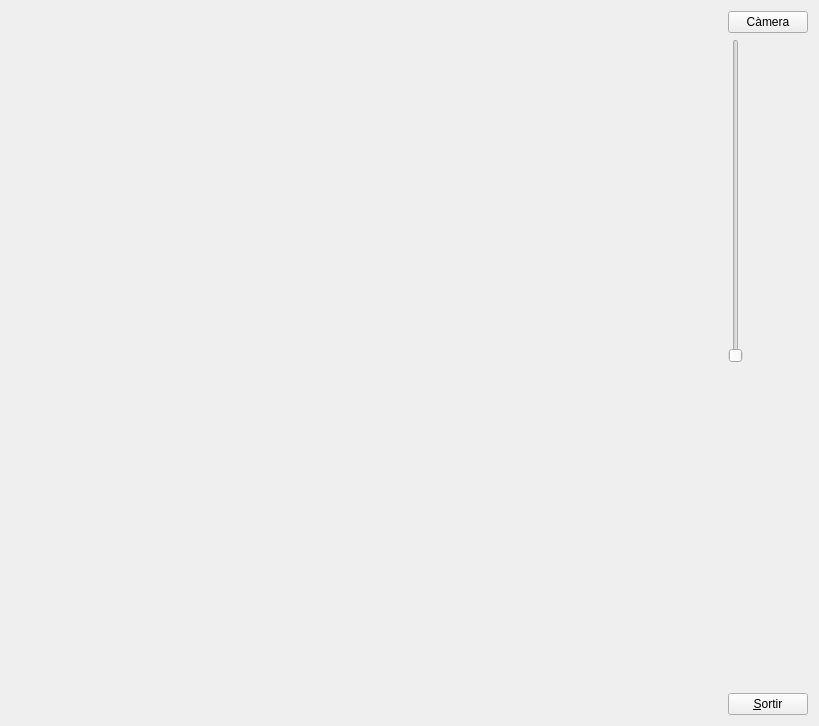
<?xml version="1.0" encoding="UTF-8"?>
<ui version="4.0">
 <class>MyForm</class>
 <widget class="QWidget" name="MyForm">
  <property name="geometry">
   <rect>
    <x>0</x>
    <y>0</y>
    <width>819</width>
    <height>726</height>
   </rect>
  </property>
  <property name="windowTitle">
   <string>IDI-Lab</string>
  </property>
  <layout class="QHBoxLayout" name="horizontalLayout">
   <item>
    <widget class="NouGLWidget" name="widget" native="true">
     <property name="sizePolicy">
      <sizepolicy hsizetype="Expanding" vsizetype="Expanding">
       <horstretch>0</horstretch>
       <verstretch>0</verstretch>
      </sizepolicy>
     </property>
    </widget>
   </item>
   <item>
    <layout class="QVBoxLayout" name="verticalLayout">
     <item>
      <widget class="QPushButton" name="pushButton_2">
       <property name="text">
        <string>Càmera</string>
       </property>
      </widget>
     </item>
     <item>
      <widget class="QSlider" name="verticalSlider">
       <property name="maximum">
        <number>75</number>
       </property>
       <property name="orientation">
        <enum>Qt::Vertical</enum>
       </property>
      </widget>
     </item>
     <item>
      <spacer name="verticalSpacer">
       <property name="orientation">
        <enum>Qt::Vertical</enum>
       </property>
       <property name="sizeHint" stdset="0">
        <size>
         <width>20</width>
         <height>40</height>
        </size>
       </property>
      </spacer>
     </item>
     <item>
      <widget class="QPushButton" name="pushButton">
       <property name="sizePolicy">
        <sizepolicy hsizetype="Fixed" vsizetype="Fixed">
         <horstretch>0</horstretch>
         <verstretch>0</verstretch>
        </sizepolicy>
       </property>
       <property name="text">
        <string>&amp;Sortir</string>
       </property>
      </widget>
     </item>
    </layout>
   </item>
  </layout>
 </widget>
 <customwidgets>
  <customwidget>
   <class>NouGLWidget</class>
   <extends>QWidget</extends>
   <header>NouGLWidget.h</header>
   <container>1</container>
   <slots>
    <signal>sliderKeySet(int)</signal>
    <slot>setCam()</slot>
    <slot>slidercamSet(int)</slot>
   </slots>
  </customwidget>
 </customwidgets>
 <resources/>
 <connections>
  <connection>
   <sender>pushButton</sender>
   <signal>clicked()</signal>
   <receiver>MyForm</receiver>
   <slot>close()</slot>
   <hints>
    <hint type="sourcelabel">
     <x>783</x>
     <y>713</y>
    </hint>
    <hint type="destinationlabel">
     <x>839</x>
     <y>529</y>
    </hint>
   </hints>
  </connection>
  <connection>
   <sender>pushButton_2</sender>
   <signal>clicked()</signal>
   <receiver>widget</receiver>
   <slot>setCam()</slot>
   <hints>
    <hint type="sourcelabel">
     <x>778</x>
     <y>24</y>
    </hint>
    <hint type="destinationlabel">
     <x>574</x>
     <y>73</y>
    </hint>
   </hints>
  </connection>
  <connection>
   <sender>verticalSlider</sender>
   <signal>sliderMoved(int)</signal>
   <receiver>widget</receiver>
   <slot>slidercamSet(int)</slot>
   <hints>
    <hint type="sourcelabel">
     <x>735</x>
     <y>242</y>
    </hint>
    <hint type="destinationlabel">
     <x>656</x>
     <y>248</y>
    </hint>
   </hints>
  </connection>
  <connection>
   <sender>widget</sender>
   <signal>sliderKeySet(int)</signal>
   <receiver>verticalSlider</receiver>
   <slot>setValue(int)</slot>
   <hints>
    <hint type="sourcelabel">
     <x>612</x>
     <y>363</y>
    </hint>
    <hint type="destinationlabel">
     <x>735</x>
     <y>327</y>
    </hint>
   </hints>
  </connection>
 </connections>
</ui>
